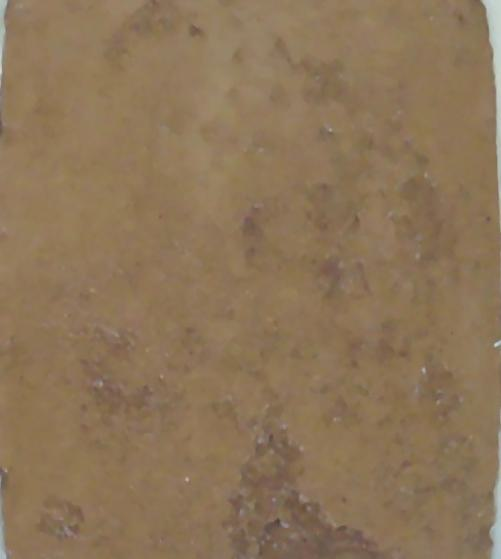
#> input picture Experiment Images/resized_200.jpg, 501 x 559 px, found by its file name
$ jupyter execute RGB.ipynb   (text cells are left out)
#> lines starting #> are read from the running program, lines starting #| are printed output that depends on the picture; long printed decimals are rounded; pictures that were not available may be replaced by others from this repository, and a replacement may not be noted
[cell 1]
import cv2
import numpy as np

# Read the input image in grayscale
img = cv2.imread('resized_200.jpg', cv2.IMREAD_GRAYSCALE)
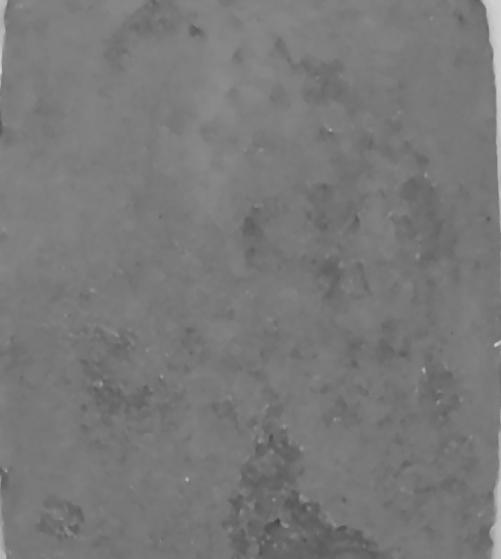
#> img: shape (559, 501); min 68, max 213, mean 120.9


height, width = img.shape
#> height = 559; width = 501
print('Image size: {} x {} pixels'.format(width, height))
#| Image size: 501 x 559 pixels

cv2.waitKey(0)
cv2.destroyAllWindows()

[cell 2]
import cv2

# Read the input image
img = cv2.imread('resized_200.jpg')
#> img is the input picture: shape (559, 501, 3); mean B, G, R 88.5, 117, 140.8

# Define a callback function to get the pixel value at the selected point
def get_pixel_value(event, x, y, flags, param):
    if event == cv2.EVENT_LBUTTONUP:
        pixel_value = img[y, x]
        print('Pixel value at ({}, {}): {}'.format(x, y, pixel_value))

# Create a window to display the image and set the callback function
cv2.namedWindow('image')
cv2.setMouseCallback('image', get_pixel_value)

# Display the image
cv2.imshow('image', img)
cv2.waitKey(0)
cv2.destroyAllWindows()

[cell 3]
import cv2

# Load the image as grayscale
image = cv2.imread('resized_200d.jpg', cv2.IMREAD_GRAYSCALE)
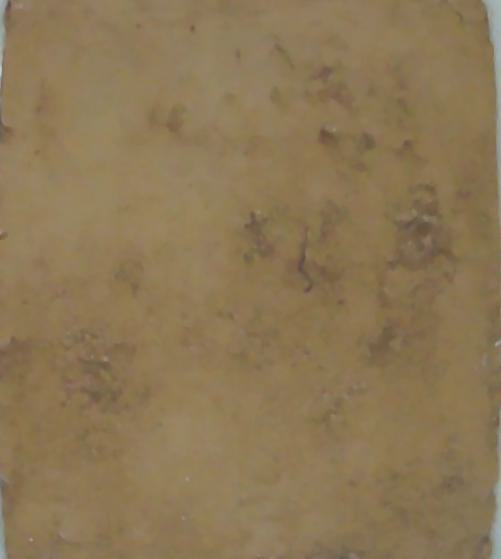
#> input picture Experiment Images/resized_10.jpg, 501 x 559 px, given in place of resized_200d.jpg, which was not available
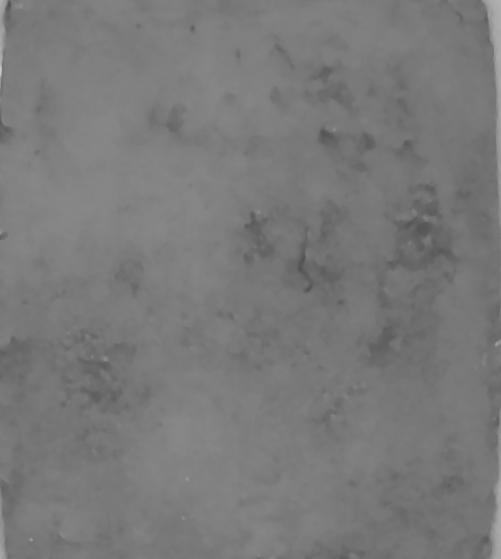
#> image: shape (559, 501); min 81, max 201, mean 121.5

# Define the pixel coordinates (y, x) with row (y) first and column (x) second.
y = 219  # Example y-coordinate (row)
x = 249  # Example x-coordinate (column)
y1 = 249
x1 = 219
# Get the grayscale value at the specified pixel
gray_value = image[y, x], image[y1, x1]
#> gray_value = (116, 128)

# Print the grayscale value
print(f"Grayscale value at pixel ({x}, {y}): {gray_value}")
#| Grayscale value at pixel (249, 219): (116, 128)

[cell 4]
import cv2

# Load the image in grayscale
image_path = 'resized_200.jpg'  # Replace with the path to your image
image = cv2.imread(image_path, cv2.IMREAD_GRAYSCALE)

# Calculate the mean grayscale value of the entire image
mean_grayscale = image.mean()
#> mean_grayscale = 120.9

print(f"Mean Grayscale Value: {mean_grayscale}")
#| Mean Grayscale Value: 120.850

[cell 5]
import cv2
import numpy as np

# Load the image
image = cv2.imread('resized_200.jpg')

# Define the RGB value you want to find
target_color = (87, 100, 122)  # For example, we're looking for pure red (255, 0, 0)

# Find the coordinates of pixels with the target RGB value
coordinates = np.argwhere(np.all(image == target_color, axis=-1))
#> coordinates = 13 rows, first 8: [489, 280], [497, 298], [525, 291], [541, 296], [544, 293], [545, 287], [546, 333], [547, 332]

# Print the coordinates
for coordinate in coordinates:
    x, y = coordinate
    print(f'Coordinate (x, y): ({x}, {y})')
#> this loop made 13 passes
#> (x, y) on passes 1 to 12: (489, 280), (497, 298), (525, 291), (541, 296), (544, 293), (545, 287), (546, 333), (547, 332), (547, 333), (556, 380), (556, 381), (557, 379)
#| Coordinate (x, y): (489, 280)
#| Coordinate (x, y): (497, 298)
#| Coordinate (x, y): (525, 291)
#| Coordinate (x, y): (541, 296)
#| Coordinate (x, y): (544, 293)
#| Coordinate (x, y): (545, 287)
#| Coordinate (x, y): (546, 333)
#| Coordinate (x, y): (547, 332)
#> (further printed lines are left out)

# If you want to save the coordinates to a file, you can use a loop to write them to a text file.
